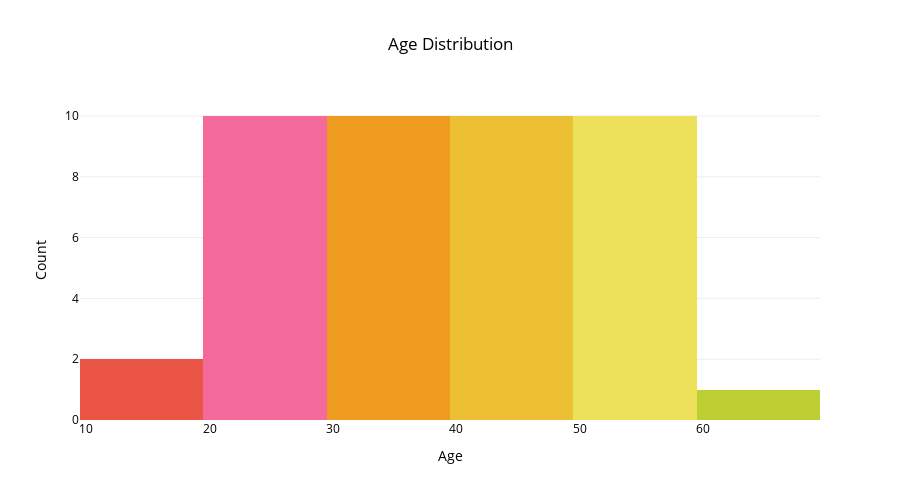

Notebook code for this chart:
### Code cell
# Age Distribution
values = df['Age'].value_counts().values.tolist()
labels = df['Age'].value_counts().index.tolist()

# Histogram attributes
colors = ["#ea5545", "#f46a9b", "#ef9b20", "#edbf33", "#ede15b", "#bdcf32"]
fig = go.Figure(data=go.Histogram(x=labels, 
                                  y=values, 
                                  marker_color=colors))

# Update the layout
fig.update_layout(title_text='Age Distribution', title_x=0.5, plot_bgcolor='#ffffff',
                  font_color='#000000', height=500)
fig.update_yaxes( gridcolor='#ededed')

# Axis labels
fig.update_xaxes(title_text='Age') 
fig.update_yaxes(title_text='Count') 

fig.show()

### Figure 1 — Plotly figure (JSON) as saved in the notebook; plotly's stock layout.template omitted (floating-point values rounded to 4 significant figures)
{"data": [{"marker": {"color": ["#ea5545", "#f46a9b", "#ef9b20", "#edbf33", "#ede15b", "#bdcf32"]}, "type": "histogram", "x": [35, 34, 36, 31, 29, 32, 30, 33, 38, 40, 37, 27, 28, 42, 39, 45, 41, 26, 44, 46, 43, 50, 25, 24, 49, 47, 55, 51, 53, 48, 54, 52, 22, 56, 23, 58, 21, 20, 59, 19, 18, 60, 57], "y": [78, 77, 69, 69, 68, 61, 60, 58, 58, 57, 50, 48, 48, 46, 42, 41, 40, 39, 33, 33, 32, 30, 26, 26, 24, 24, 22, 19, 19, 19, 18, 18, 16, 14, 14, 14, 13, 11, 10, 9, 8, 5, 4]}], "layout": {"font": {"color": "#000000"}, "height": 500, "plot_bgcolor": "#ffffff", "title": {"text": "Age Distribution", "x": 0.5}, "xaxis": {"title": {"text": "Age"}}, "yaxis": {"gridcolor": "#ededed", "title": {"text": "Count"}}}}
